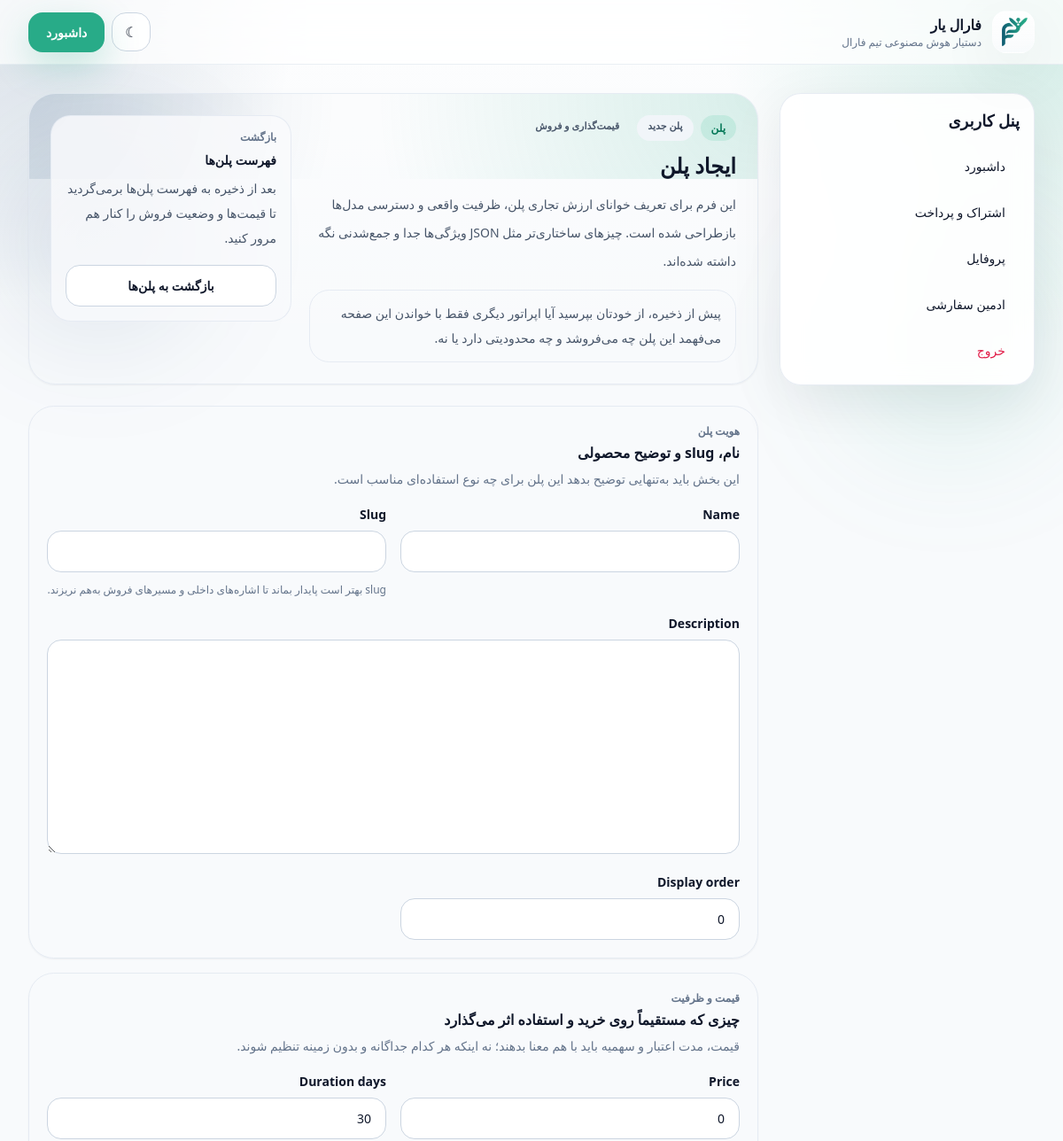
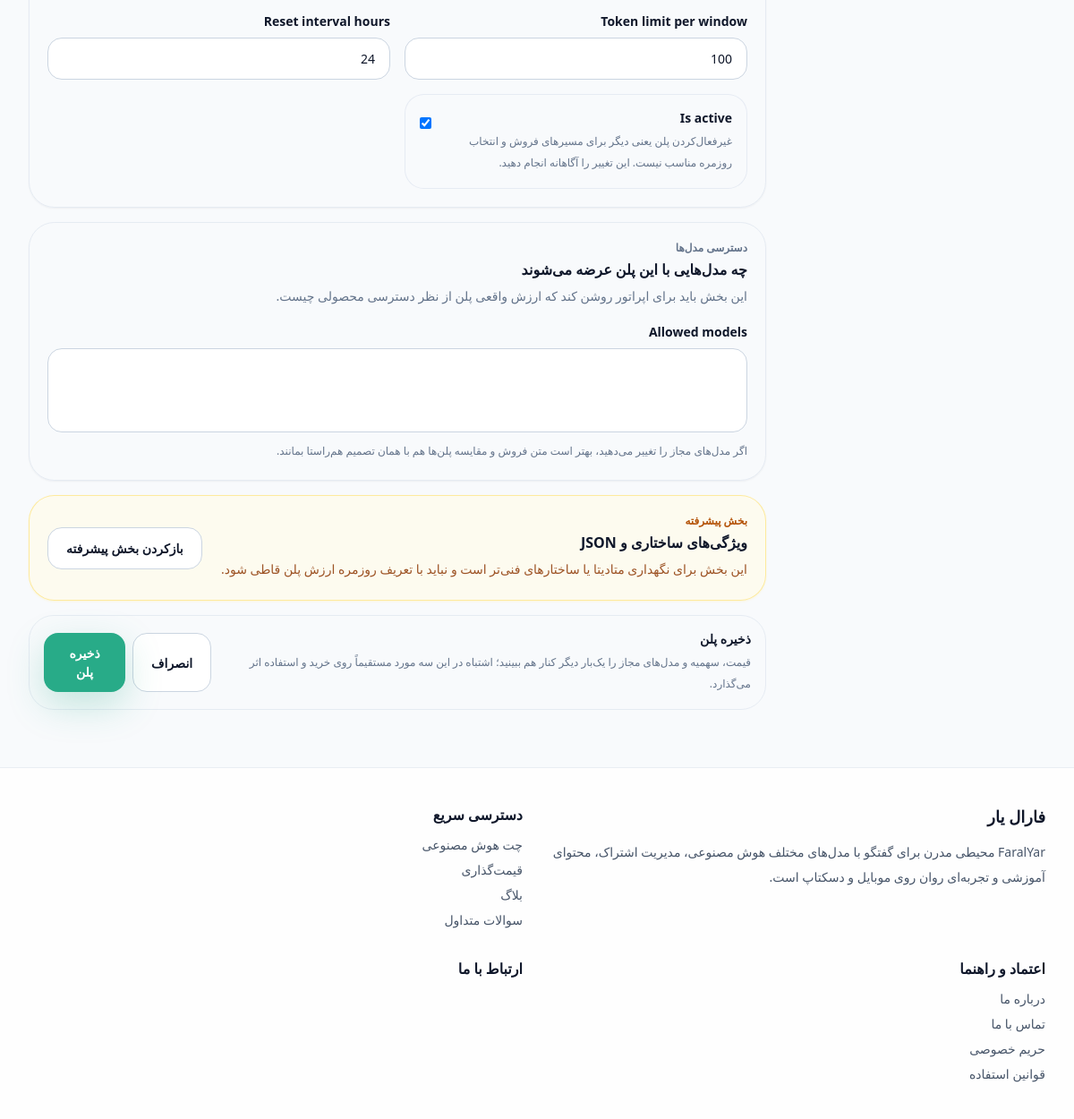
The app's page /dashboard/admin-panel/plans/new/ (signed in) with its own data (2 pictures, top to bottom).
### core/models.py (models this page shows, shortened)
class TimeStampedModel(models.Model):
    created_at = models.DateTimeField(auto_now_add=True)
    updated_at = models.DateTimeField(auto_now=True)
    class Meta:
        abstract = True

class SiteSetting(TimeStampedModel):
    site_name_fa = models.CharField(max_length=120, default="فارال یار")
    site_name_en = models.CharField(max_length=120, default="FaralYar")
    tagline = models.CharField(max_length=240, default="دستیار هوش مصنوعی تیم فارال")
    hero_title = models.CharField(max_length=240, default="دستیار هوش مصنوعی فارسی برای تیم‌ها و کاربران حرفه‌ای")
    hero_subtitle = models.TextField(
        default="FaralYar محیطی مدرن برای گفتگو با مدل‌های مختلف هوش مصنوعی، مدیریت اشتراک، محتوای آموزشی و تجربه‌ای روان روی موبایل و دسکتاپ است."
    )
    support_email = models.EmailField(blank=True)
    support_phone = models.CharField(max_length=32, blank=True)
    address = models.CharField(max_length=255, blank=True)
    telegram_url = models.URLField(blank=True)
    instagram_url = models.URLField(blank=True)
    linkedin_url = models.URLField(blank=True)
    x_url = models.URLField(blank=True)
    light_logo = models.CharField(max_length=255, default="branding/faralyar-main.png")
    dark_logo = models.CharField(max_length=255, default="branding/farayarl-white.png")
    mono_dark_logo = models.CharField(max_length=255, default="branding/faralyar-black.png")
    mono_light_logo = models.CharField(max_length=255, default="branding/farayarl-white.png")
    green_logo = models.CharField(max_length=255, default="branding/faralyar-green.png")
    blue_logo = models.CharField(max_length=255, default="branding/faralyar-blue.png")
    primary_color = models.CharField(max_length=7, default="#28ab88")
    secondary_color = models.CharField(max_length=7, default="#013366")
    otp_provider_name = models.CharField(max_length=80, blank=True)
    otp_provider_api_key = models.CharField(max_length=255, blank=True)
    otp_provider_sender = models.CharField(max_length=120, blank=True)
    zarinpal_merchant_id = models.CharField(max_length=255, blank=True)
    zarinpal_sandbox = models.BooleanField(default=True)
    payment_guide_text = models.TextField(blank=True)
    payment_guide_url = models.URLField(blank=True)
    free_guest_message_limit = models.PositiveSmallIntegerField(default=5)
    class Meta:
        verbose_name = "تنظیمات سایت"
        verbose_name_plural = "تنظیمات سایت"
    @classmethod
    def get_solo(cls):
        setting, _ = cls.objects.get_or_create(pk=1)
        return setting

class TextSnippet(TimeStampedModel):
    group = models.CharField(max_length=80, default="general")
    key = models.SlugField(max_length=160, unique=True)
    title = models.CharField(max_length=160)
    text = models.TextField()
    help_text = models.CharField(max_length=255, blank=True)
    is_active = models.BooleanField(default=True)
    class Meta:
        ordering = ["group", "title"]
        verbose_name = "متن سایت"
        verbose_name_plural = "متن‌های سایت"

### dashboard/views.py (the view)
# urls.py: path("admin-panel/plans/new/", views.plan_edit, name="admin_plan_create"),
@staff_member_required
def plan_edit(request, pk=None):
    instance = get_object_or_404(Plan, pk=pk) if pk else None
    form = PlanForm(request.POST or None, instance=instance)
    if request.method == "POST" and form.is_valid():
        form.save()
        messages.success(request, "پلن با موفقیت ذخیره شد.")
        return redirect("dashboard:admin_plans")
    return render(request, "dashboard/plan_form.html", {"form": form, "instance": instance})

### templates/dashboard/plan_form.html (shortened to what this page needs)
{% extends 'dashboard/base_dashboard.html' %}
{% block dashboard_content %}
  <div class="space-y-6" x-data="{ advancedOpen: false }">
    {% if instance %}
      {% include 'dashboard/_admin_page_header.html' with admin_badge='پلن' admin_context_label='ویرایش پلن' admin_meta_label='قیمت‌گذاری و فروش' admin_title='ویرایش پلن' admin_intro='این فرم برای تعریف خوانای ارزش تجاری پلن، ظرفیت واقعی و دسترسی مدل‌ها بازطراحی شده است. چیزهای ساختاری‌تر مثل JSON ویژگی‌ها جدا و جمع‌شدنی نگه داشته شده‌اند.' admin_hint='پیش از ذخیره، از خودتان بپرسید آیا اپراتور دیگری فقط با خواندن این صفحه می‌فهمد این پلن چه می‌فروشد و چه محدودیتی دارد یا نه.' admin_side_eyebrow='بازگشت' admin_side_title='فهرست پلن‌ها' admin_side_body='بعد از ذخیره به فهرست پلن‌ها برمی‌گردید تا قیمت‌ها و وضعیت فروش را کنار هم مرور کنید.' admin_secondary_url='/dashboard/admin-panel/plans/' admin_secondary_label='بازگشت به پلن‌ها' %}
    {% else %}
      {% include 'dashboard/_admin_page_header.html' with admin_badge='پلن' admin_context_label='پلن جدید' admin_meta_label='قیمت‌گذاری و فروش' admin_title='ایجاد پلن' admin_intro='این فرم برای تعریف خوانای ارزش تجاری پلن، ظرفیت واقعی و دسترسی مدل‌ها بازطراحی شده است. چیزهای ساختاری‌تر مثل JSON ویژگی‌ها جدا و جمع‌شدنی نگه داشته شده‌اند.' admin_hint='پیش از ذخیره، از خودتان بپرسید آیا اپراتور دیگری فقط با خواندن این صفحه می‌فهمد این پلن چه می‌فروشد و چه محدودیتی دارد یا نه.' admin_side_eyebrow='بازگشت' admin_side_title='فهرست پلن‌ها' admin_side_body='بعد از ذخیره به فهرست پلن‌ها برمی‌گردید تا قیمت‌ها و وضعیت فروش را کنار هم مرور کنید.' admin_secondary_url='/dashboard/admin-panel/plans/' admin_secondary_label='بازگشت به پلن‌ها' %}
    {% endif %}
    <form method="post" class="space-y-4">
      <section class="rounded-[1.8rem] border border-slate-200/80 bg-white/82 p-4 shadow-sm shadow-slate-900/5 dark:border-slate-700/70 dark:bg-slate-900/55 sm:p-5">
        <div class="min-w-0">
          <div class="text-xs font-bold text-slate-500 dark:text-slate-400">هویت پلن</div>
          <h2 class="mt-1 text-base font-black text-slate-900 dark:text-white">نام، slug و توضیح محصولی</h2>
          <p class="mt-1 text-sm leading-7 text-slate-500 dark:text-slate-400">این بخش باید به‌تنهایی توضیح بدهد این پلن برای چه نوع استفاده‌ای مناسب است.</p>
        </div>
        <div class="mt-4 grid gap-4 lg:grid-cols-2">
          {% for field in form %}
            {% if field.name == 'name' or field.name == 'slug' or field.name == 'description' or field.name == 'display_order' %}
              {% if field.name == 'description' %}
                {% include 'dashboard/_admin_form_field.html' with field=field field_class='lg:col-span-2' %}
              {% elif field.name == 'slug' %}
                {% include 'dashboard/_admin_form_field.html' with field=field field_note='slug بهتر است پایدار بماند تا اشاره‌های داخلی و مسیرهای فروش به‌هم نریزند.' %}
              {% else %}
                {% include 'dashboard/_admin_form_field.html' with field=field %}
              {% endif %}
            {% endif %}
          {% endfor %}
        </div>
      </section>
      <section class="rounded-[1.8rem] border border-slate-200/80 bg-white/82 p-4 shadow-sm shadow-slate-900/5 dark:border-slate-700/70 dark:bg-slate-900/55 sm:p-5">
        <div class="min-w-0">
          <div class="text-xs font-bold text-slate-500 dark:text-slate-400">قیمت و ظرفیت</div>
          <h2 class="mt-1 text-base font-black text-slate-900 dark:text-white">چیزی که مستقیماً روی خرید و استفاده اثر می‌گذارد</h2>
          <p class="mt-1 text-sm leading-7 text-slate-500 dark:text-slate-400">قیمت، مدت اعتبار و سهمیه باید با هم معنا بدهند؛ نه اینکه هر کدام جداگانه و بدون زمینه تنظیم شوند.</p>
        </div>
        <div class="mt-4 grid gap-4 lg:grid-cols-2">
          {% for field in form %}
            {% if field.name == 'price' or field.name == 'duration_days' or field.name == 'token_limit_per_window' or field.name == 'reset_interval_hours' or field.name == 'is_active' %}
              {% if field.name == 'is_active' %}
                {% include 'dashboard/_admin_form_field.html' with field=field field_note='غیرفعال‌کردن پلن یعنی دیگر برای مسیرهای فروش و انتخاب روزمره مناسب نیست. این تغییر را آگاهانه انجام دهید.' %}
              {% else %}
                {% include 'dashboard/_admin_form_field.html' with field=field %}
              {% endif %}
            {% endif %}
          {% endfor %}
        </div>
      </section>
      <section class="rounded-[1.8rem] border border-slate-200/80 bg-white/82 p-4 shadow-sm shadow-slate-900/5 dark:border-slate-700/70 dark:bg-slate-900/55 sm:p-5">
        <div class="min-w-0">
          <div class="text-xs font-bold text-slate-500 dark:text-slate-400">دسترسی مدل‌ها</div>
          <h2 class="mt-1 text-base font-black text-slate-900 dark:text-white">چه مدل‌هایی با این پلن عرضه می‌شوند</h2>
          <p class="mt-1 text-sm leading-7 text-slate-500 dark:text-slate-400">این بخش باید برای اپراتور روشن کند که ارزش واقعی پلن از نظر دسترسی محصولی چیست.</p>
        </div>
        <div class="mt-4 grid gap-4">
          {% for field in form %}
            {% if field.name == 'allowed_models' %}
              {% include 'dashboard/_admin_form_field.html' with field=field field_note='اگر مدل‌های مجاز را تغییر می‌دهید، بهتر است متن فروش و مقایسه پلن‌ها هم با همان تصمیم هم‌راستا بمانند.' %}
            {% endif %}
          {% endfor %}
        </div>
      </section>
      <section class="rounded-[1.8rem] border border-amber-200/80 bg-amber-50/75 p-4 shadow-sm shadow-amber-100/60 dark:border-amber-500/20 dark:bg-amber-500/10 sm:p-5">
        <div class="flex flex-col gap-3 lg:flex-row lg:items-center lg:justify-between">
          <div class="min-w-0">
            <div class="text-xs font-bold text-amber-700 dark:text-amber-300">بخش پیشرفته</div>
            <h2 class="mt-1 text-base font-black text-slate-900 dark:text-white">ویژگی‌های ساختاری و JSON</h2>
            <p class="mt-1 text-sm leading-7 text-amber-800/90 dark:text-amber-100">این بخش برای نگهداری متادیتا یا ساختارهای فنی‌تر است و نباید با تعریف روزمره ارزش پلن قاطی شود.</p>
          </div>
          <button type="button" class="btn-secondary w-full sm:w-auto" @click="advancedOpen = !advancedOpen" :aria-expanded="advancedOpen.toString()">
            <span x-text="advancedOpen ? 'بستن بخش پیشرفته' : 'بازکردن بخش پیشرفته'"></span>
          </button>
        </div>
      </section>
      <div class="rounded-[1.75rem] border border-slate-200/80 bg-slate-50/82 p-4 dark:border-slate-700/70 dark:bg-slate-900/45">
        <div class="flex flex-col gap-3 lg:flex-row lg:items-center lg:justify-between">
          <div class="min-w-0">
            <div class="text-sm font-black text-slate-900 dark:text-white">ذخیره پلن</div>
            <p class="mt-1 text-xs leading-6 text-slate-500 dark:text-slate-400">قیمت، سهمیه و مدل‌های مجاز را یک‌بار دیگر کنار هم ببینید؛ اشتباه در این سه مورد مستقیماً روی خرید و استفاده اثر می‌گذارد.</p>
          </div>
          <div class="flex flex-col gap-2 sm:flex-row">
            <a href="{% url 'dashboard:admin_plans' %}" class="btn-secondary w-full sm:w-auto">انصراف</a>
            <button class="btn-primary w-full sm:w-auto" type="submit">ذخیره پلن</button>
          </div>
        </div>
      </div>
    </form>
  </div>
{% endblock %}

### templates/dashboard/base_dashboard.html (shortened to what this page needs)
{% extends 'base.html' %}
{% load site_text %}
{% block content %}
  <section class="section-shell pt-8">
    <div class="grid gap-6 lg:grid-cols-[18rem_minmax(0,1fr)]">
      <aside class="glass-card hidden h-fit p-4 lg:block">
        <div class="mb-4 text-lg font-black">{% site_text 'dashboard.title' 'پنل کاربری' title='عنوان پنل کاربری' group='dashboard' %}</div>
        <nav class="space-y-2 text-sm">
          <a href="{% url 'ai_platform:chat' %}" class="block rounded-2xl px-4 py-3 hover:bg-slate-100 dark:hover:bg-slate-800/70">{% site_text 'dashboard.nav.home' 'داشبورد' title='داشبورد در ناوبری پنل' group='dashboard' %}</a>
          <a href="{% url 'ai_platform:billing' %}" class="block rounded-2xl px-4 py-3 hover:bg-slate-100 dark:hover:bg-slate-800/70">{% site_text 'dashboard.nav.billing' 'اشتراک و پرداخت' title='اشتراک و پرداخت در ناوبری پنل' group='dashboard' %}</a>
          <a href="{% url 'dashboard:profile' %}" class="block rounded-2xl px-4 py-3 hover:bg-slate-100 dark:hover:bg-slate-800/70">{% site_text 'dashboard.nav.profile' 'پروفایل' title='پروفایل در ناوبری پنل' group='dashboard' %}</a>
          {% if request.user.is_staff %}
            <a href="{% url 'dashboard:admin_home' %}" class="block rounded-2xl px-4 py-3 hover:bg-slate-100 dark:hover:bg-slate-800/70">{% site_text 'dashboard.nav.admin' 'ادمین سفارشی' title='ادمین سفارشی در ناوبری پنل' group='dashboard' %}</a>
          {% endif %}
          <a href="{% url 'accounts:logout' %}" class="block rounded-2xl px-4 py-3 text-rose-600 hover:bg-rose-50 dark:hover:bg-rose-950/30">{% site_text 'dashboard.nav.logout' 'خروج' title='خروج در ناوبری پنل' group='dashboard' %}</a>
        </nav>
      </aside>
      <div class="min-w-0">
        {% block dashboard_content %}{% endblock %}
      </div>
    </div>
  </section>
{% endblock %}

### templates/partials/header.html (shortened to what this page needs)
{% load static site_text %}
<header class="sticky top-0 z-40 border-b border-slate-200/70 bg-white/75 backdrop-blur-xl dark:border-slate-700 dark:bg-slate-900/70" x-data="{ open: false }">
  <div class="section-shell">
    <div class="flex h-18 items-center justify-between gap-3 py-3">
      <a href="{% url 'core:home' %}" class="flex min-w-0 items-center gap-3">
        <div class="panel-soft flex h-12 w-12 items-center justify-center overflow-hidden rounded-2xl">
          <img src="{% static site_settings.light_logo %}" alt="{{ site_settings.site_name_fa }}" class="h-10 w-auto dark:hidden">
        </div>
        <div class="min-w-0">
          <div class="truncate text-sm font-black sm:text-base">{{ site_settings.site_name_fa }}</div>
          <div class="hidden truncate text-xs text-slate-500 dark:text-slate-400 sm:block">{{ site_settings.tagline }}</div>
        </div>
      </a>
      <div class="hidden items-center gap-2 md:flex">
        <form action="{% url 'core:set_theme' %}" method="post">
          <button class="icon-btn" type="submit" aria-label="تغییر حالت نمایش">
            {% if theme_choice == 'dark' %}☀{% else %}☾{% endif %}
          </button>
        </form>
        {% if request.user.is_authenticated %}
          <a href="{% url 'ai_platform:chat' %}" class="btn-primary">{% site_text 'nav.dashboard' 'داشبورد' title='داشبورد در هدر' group='navigation' %}</a>
        {% else %}
          <a href="{% url 'accounts:login' %}" class="btn-secondary">{% site_text 'nav.login' 'ورود' title='ورود در هدر' group='navigation' %}</a>
          <a href="{% url 'accounts:signup' %}" class="btn-primary">{% site_text 'nav.start_free' 'شروع رایگان' title='شروع رایگان در هدر' group='navigation' %}</a>
        {% endif %}
      </div>
    </div>
  </div>
</header>

### templates/partials/footer.html (shortened to what this page needs)
{% load site_text %}
<footer class="border-t border-slate-200/70 bg-white/85 py-10 dark:border-slate-700 dark:bg-slate-900/55">
  <div class="section-shell grid gap-8 md:grid-cols-2 xl:grid-cols-4">
    <div>
      <h3 class="text-lg font-black">{{ site_settings.site_name_fa }}</h3>
      <p class="mt-3 text-sm leading-7 text-slate-600 dark:text-slate-400">{{ site_settings.hero_subtitle }}</p>
    </div>
    <div>
      <h4 class="font-bold">{% site_text 'footer.quick_links' 'دسترسی سریع' title='عنوان دسترسی سریع فوتر' group='footer' %}</h4>
      <div class="mt-3 flex flex-col gap-2 text-sm text-slate-600 dark:text-slate-400">
        <a href="{% url 'ai_platform:chat' %}">{% site_text 'footer.chat' 'چت هوش مصنوعی' title='لینک چت فوتر' group='footer' %}</a>
        <a href="{% url 'core:pricing' %}">{% site_text 'footer.pricing' 'قیمت‌گذاری' title='لینک قیمت‌گذاری فوتر' group='footer' %}</a>
        <a href="{% url 'blog:list' %}">{% site_text 'footer.blog' 'بلاگ' title='لینک بلاگ فوتر' group='footer' %}</a>
        <a href="{% url 'core:faq' %}">{% site_text 'footer.faq' 'سوالات متداول' title='لینک سوالات فوتر' group='footer' %}</a>
      </div>
    </div>
    <div>
      <h4 class="font-bold">اعتماد و راهنما</h4>
      <div class="mt-3 flex flex-col gap-2 text-sm text-slate-600 dark:text-slate-400">
        <a href="{% url 'core:about' %}">درباره ما</a>
        <a href="{% url 'core:contact' %}">تماس با ما</a>
        <a href="{% url 'core:privacy' %}">حریم خصوصی</a>
        <a href="{% url 'core:terms' %}">قوانین استفاده</a>
      </div>
    </div>
    <div>
      <h4 class="font-bold">{% site_text 'footer.contact' 'ارتباط با ما' title='عنوان ارتباط با ما فوتر' group='footer' %}</h4>
    </div>
  </div>
</footer>

### records on screen
SiteSetting: light_logo (picture), site_name_fa "فارال یار", tagline "دستیار هوش مصنوعی تیم فارال", hero_subtitle "FaralYar محیطی مدرن برای گفتگو با مدل‌های مختلف هوش مصنوعی، مدیریت اشتراک، محتوای آموزشی و تجربه‌ای روان روی موبایل و دسکتاپ است."
TextSnippet: text+is_active "داشبورد"
TextSnippet: text+is_active "پنل کاربری"
TextSnippet: text+is_active "داشبورد"
TextSnippet: text+is_active "اشتراک و پرداخت"
TextSnippet: text+is_active "پروفایل"
TextSnippet: text+is_active "ادمین سفارشی"
TextSnippet: text+is_active "خروج"
TextSnippet: text+is_active "دسترسی سریع"
TextSnippet: text+is_active "چت هوش مصنوعی"
TextSnippet: text+is_active "قیمت‌گذاری"
TextSnippet: text+is_active "بلاگ"
TextSnippet: text+is_active "سوالات متداول"
TextSnippet: text+is_active "ارتباط با ما"

### other values on screen
{{ admin_badge }} "پلن"
{{ admin_context_label }} "پلن جدید"
{{ admin_meta_label }} "قیمت‌گذاری و فروش"
{{ admin_title }} "ایجاد پلن"
{{ admin_intro }} "این فرم برای تعریف خوانای ارزش تجاری پلن، ظرفیت واقعی و دسترسی مدل‌ها بازطراحی شده است. چیزهای ساختاری‌تر مثل JSON ویژگی‌ها جدا و جمع‌شدنی نگه داشته شده‌اند."
{{ admin_hint }} "پیش از ذخیره، از خودتان بپرسید آیا اپراتور دیگری فقط با خواندن این صفحه می‌فهمد این پلن چه می‌فروشد و چه محدودیتی دارد یا نه."
{{ admin_side_eyebrow }} "بازگشت"
{{ admin_side_title }} "فهرست پلن‌ها"
{{ admin_side_body }} "بعد از ذخیره به فهرست پلن‌ها برمی‌گردید تا قیمت‌ها و وضعیت فروش را کنار هم مرور کنید."
{{ admin_secondary_label }} "بازگشت به پلن‌ها"
{{ field.label }} "Name" "Slug" "Description" "Display order" "Price" "Duration days" "Token limit per window" "Reset interval hours" "Allowed models"
{{ field_note }} "slug بهتر است پایدار بماند تا اشاره‌های داخلی و مسیرهای فروش به‌هم نریزند." "اگر مدل‌های مجاز را تغییر می‌دهید، بهتر است متن فروش و مقایسه پلن‌ها هم با همان تصمیم هم‌راستا بمانند."
{{ field.label }} "Is active"
{{ field_note }} "غیرفعال‌کردن پلن یعنی دیگر برای مسیرهای فروش و انتخاب روزمره مناسب نیست. این تغییر را آگاهانه انجام دهید."
